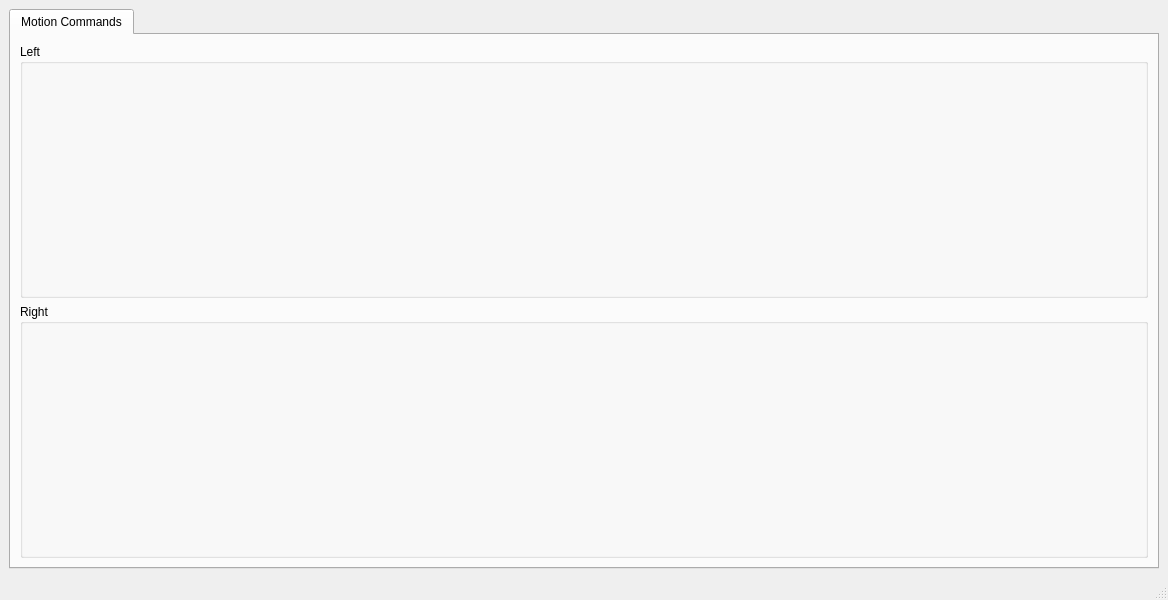
<?xml version="1.0" encoding="UTF-8"?>
<ui version="4.0">
 <class>ArmCommandWindow</class>
 <widget class="QMainWindow" name="ArmCommandWindow">
  <property name="geometry">
   <rect>
    <x>0</x>
    <y>0</y>
    <width>1168</width>
    <height>600</height>
   </rect>
  </property>
  <property name="windowTitle">
   <string>Victor Command GUI</string>
  </property>
  <widget class="QWidget" name="centralwidget">
   <layout class="QHBoxLayout" name="horizontalLayout">
    <item>
     <widget class="QTabWidget" name="tabs">
      <property name="currentIndex">
       <number>0</number>
      </property>
      <widget class="QWidget" name="motion_tab">
       <attribute name="title">
        <string>Motion Commands</string>
       </attribute>
       <layout class="QVBoxLayout" name="verticalLayout_2">
        <item>
         <widget class="QGroupBox" name="left_motion_group">
          <property name="title">
           <string>Left</string>
          </property>
          <layout class="QVBoxLayout" name="verticalLayout"/>
         </widget>
        </item>
        <item>
         <widget class="QGroupBox" name="right_motion_group">
          <property name="title">
           <string>Right</string>
          </property>
          <layout class="QVBoxLayout" name="verticalLayout_4"/>
         </widget>
        </item>
       </layout>
      </widget>
     </widget>
    </item>
   </layout>
  </widget>
  <widget class="QStatusBar" name="statusbar"/>
 </widget>
 <resources/>
 <connections/>
</ui>
